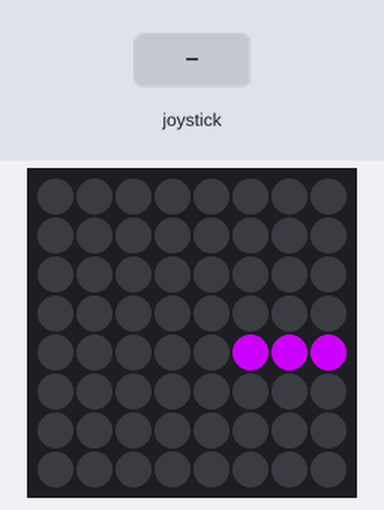
The program below on a simulated Raspberry Pi (BCM pin numbers) with a Sense HAT. Parts: the Sense HAT's 8×8 RGB LED matrix. Inputs (shaded band) come from the test bench. Random numbers come from a fixed seed.

Above: at 1.2 s.
1.3 s: joystick clicked
At 3.7 s:
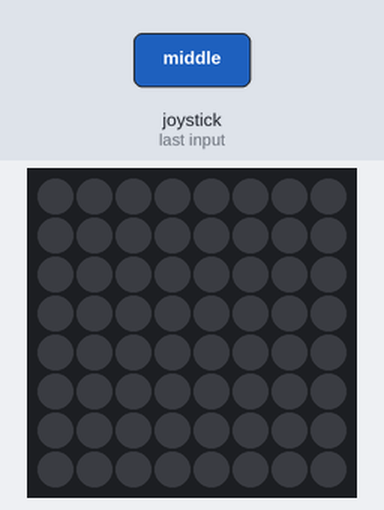
4.0 s: joystick pushed up
At 4.9 s:
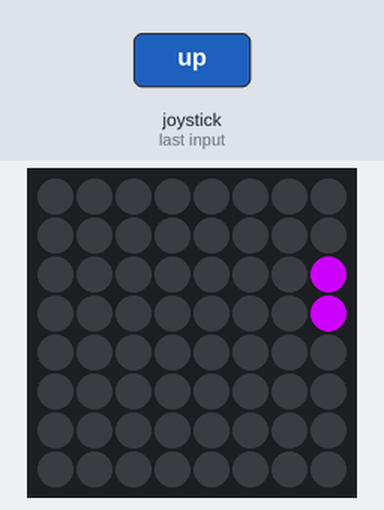
7.0 s: joystick pushed left
At 7.4 s:
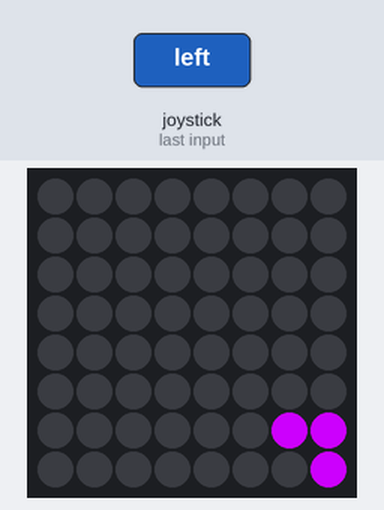
10.0 s: joystick pushed down
At 10.4 s:
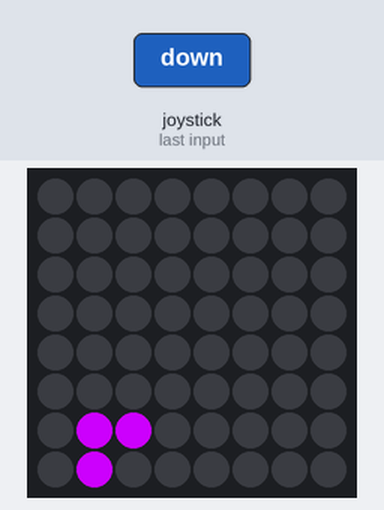
13.0 s: joystick pushed right
At 13.4 s:
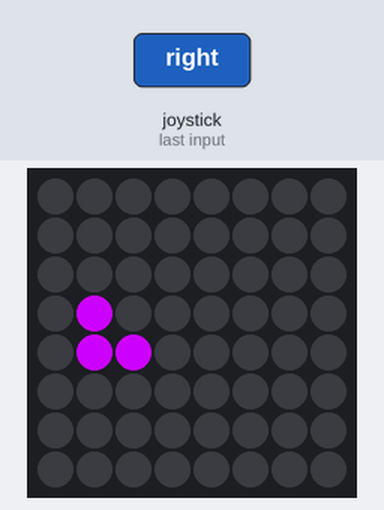
16.0 s: joystick pushed down
At 16.4 s:
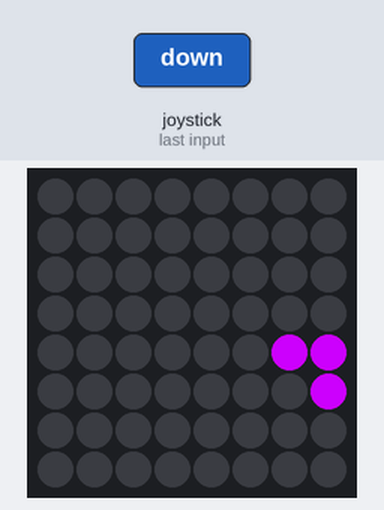
Timing chart, 0 to 19.0 s (numbered marks = the images above; inputs shaded):
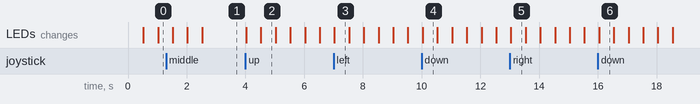

Measured:
- after the input at 4.0 s, the LEDs: first change at once (image 2 shows a later state)
- what the display in image 3 shows lasts 0.5 s, from 7.0 s to 7.5 s

The program:

KodeyBuxbaumProject.py
```python
from sense_hat import SenseHat
from time import *
from random import *
sense = SenseHat()

#variables here-----------------------------------------
direction = "right"
purple = (205, 0, 255)
blank = (0, 0, 0)
slug = [[3,4], [4,4], [5, 4]]
sense.set_pixel(2, 4, blank)
sense.set_pixel(3, 4, purple)
sense.set_pixel(4, 4, purple)
veggie_color = (255, 255, 255)
vegetables =[]

#functions here-------------------------
def draw_slug():
    for segment in slug:
         sense.set_pixel(segment[0], segment[1], purple)

def move():
    last = slug[-1]
    first = slug[0]
    next = list(last)
    if direction == "right":
        if last[0] + 1 == 8:
            next[0] = 0
        else:
            next[0] = last[0] + 1
    elif direction == "left":
        if last[0] - 1 == -1:
            next[0] = 7
        else:
            next[0] = last[0] - 1
    elif direction == "down":
        if last[1] + 1 == 8:
            next[1] = 0
        else:
            next[1] = last[1] + 1
    elif direction == "up":
        if last[1] - 1 == -1:
            next[1] = 7
        else:
            next[1] = last[1] - 1


    sense.set_pixel(next[0], next[1], purple)
    sense.set_pixel(first[0], first[1], blank)
    slug.append(next)
    slug.remove(first)


def joystick_moved(event):
    global direction
    direction = event.direction


def make_veg():
    x = randint(0, 7)
    y = randint(0, 7)
    new = [x, y]
    while new in slug:
        x = randint(0, 7)
        y = randint(0, 7)
        new = [x, y, veggie_color]
        if len(vegetables) < 3:
            make_veg()
        vegetables.append(new)
#main program here----------------------------------
sense.clear()

while True:
    sleep(0.5)
    draw_slug()
    move()
    sense.stick.direction_any = joystick_moved
    make_veg()
    sense.set_pixel
```
